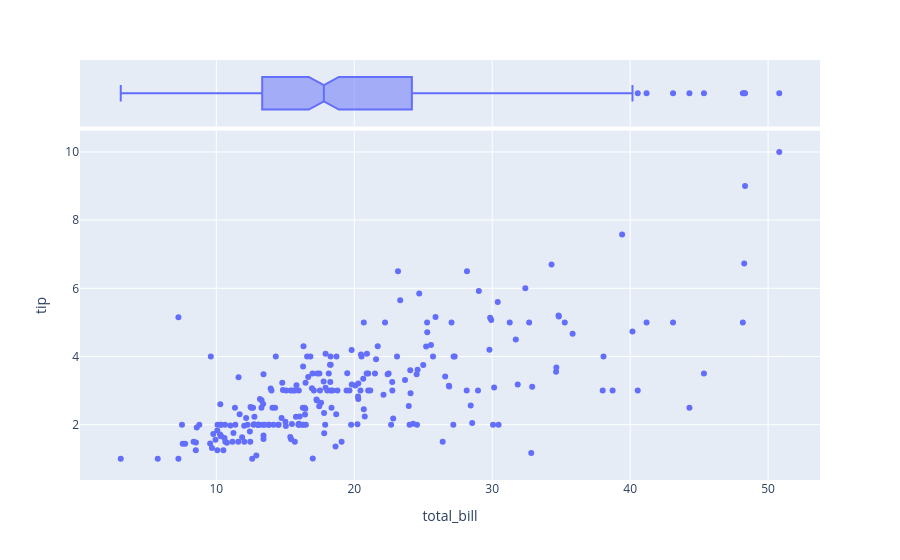

Here is the notebook cell this chart was saved with:
### Code cell
"""Part c"""
import plotly.express as px

df = px.data.tips()

fig = px.scatter(df, x="total_bill", y="tip", marginal_x="box")
fig.show()

### Figure 1 — Plotly figure (JSON) as saved in the notebook; plotly's stock layout.template omitted (floating-point values rounded to 4 significant figures; data arrays with more than 128 entries replaced by an {"elided": "..."} marker saying what was removed)
{"data": [{"hovertemplate": "total_bill=%{x}<br>tip=%{y}<extra></extra>", "legendgroup": "", "marker": {"color": "#636efa", "symbol": "circle"}, "mode": "markers", "name": "", "orientation": "v", "showlegend": false, "type": "scatter", "x": {"elided": "244 float values"}, "xaxis": "x", "y": {"elided": "244 float values"}, "yaxis": "y"}, {"alignmentgroup": "True", "hovertemplate": "total_bill=%{x}<extra></extra>", "legendgroup": "", "marker": {"color": "#636efa", "symbol": "circle"}, "name": "", "notched": true, "offsetgroup": "", "showlegend": false, "type": "box", "x": {"elided": "244 float values"}, "xaxis": "x2", "yaxis": "y2"}], "layout": {"legend": {"tracegroupgap": 0}, "margin": {"t": 60}, "xaxis": {"anchor": "y", "domain": [0, 1], "title": {"text": "total_bill"}}, "xaxis2": {"anchor": "y2", "domain": [0, 1], "matches": "x", "showgrid": true, "showticklabels": false}, "yaxis": {"anchor": "x", "domain": [0, 0.8316], "title": {"text": "tip"}}, "yaxis2": {"anchor": "x2", "domain": [0.8416, 1], "matches": "y2", "showgrid": false, "showline": false, "showticklabels": false, "ticks": ""}}}
